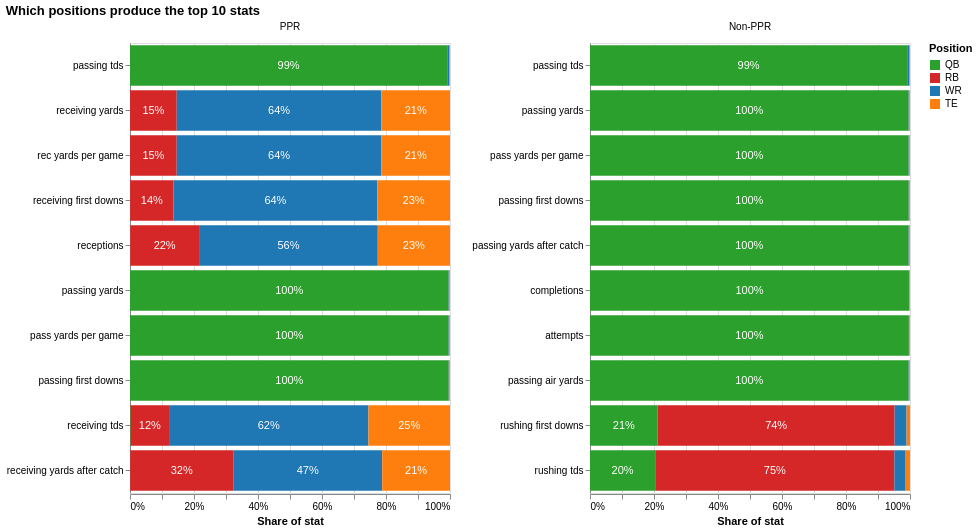

Notebook cell for this chart:
### Markdown cell above
### Which posistions do these statics belong to?

Scoring format clearly changes which positions matter most. 

Football fans may already know which positions produce these stats, but several positions often contribute to the same category, so the chart below shows how each stat's total is split by position.

### Code cell
target = "avg_fantasy_points"
positions = ["QB", "RB", "WR", "TE"]

frames = []
for fmt, df in [("PPR", all_ppr), ("Non-PPR", all_nonppr)]:
    nums = df.select_dtypes("number").drop(columns=[target, "fantasy_points"])
    corr = nums.corrwith(df[target])
    top10 = corr.abs().nlargest(10).index

    # how much of each stat comes from each position
    totals = df.groupby("position")[list(top10)].sum().clip(lower=0).reindex(positions).fillna(0)
    shares = (totals / totals.sum()).stack().reset_index()
    shares.columns = ["position", "stat", "share"]

    shares["format"] = fmt
    shares["corr"] = shares["stat"].map(corr)
    frames.append(shares)

owners = pd.concat(frames)
owners["end"] = owners.groupby(["format", "stat"])["share"].cumsum()
owners["start"] = owners["end"] - owners["share"]
owners["mid"] = (owners["start"] + owners["end"]) / 2

y = alt.Y("stat:N", title=None, sort=alt.EncodingSortField("corr", op="max", order="descending"))

bars = alt.Chart().mark_bar().encode(
    x=alt.X("start:Q", title="Share of stat", axis=alt.Axis(format="%")),
    x2="end:Q",
    y=y,
    color=alt.Color("position:N", scale=viz.POSITION_COLOR_SCALE, title="Position"),
    tooltip=["format", "stat", "position", "share", "corr"],
)

# only label segments wide enough to fit the text
labels = alt.Chart().mark_text(color="white").encode(
    x="mid:Q", y=y, text=alt.Text("share:Q", format=".0%"),
).transform_filter("datum.share > 0.06")

chart = alt.layer(bars, labels, data=owners).properties(width=320, height=450)
chart = chart.facet(column=alt.Column("format:N", title=None, sort=["PPR", "Non-PPR"]))
chart = chart.resolve_scale(y="independent").properties(title="Which positions produce the top 10 stats")
chart.configure_axis(labelExpr="replace(datum.label, /_/g, ' ')")

### Figure 1 — Vega-Lite specification as saved in the notebook (floating-point values rounded to 4 significant figures)
{"config": {"view": {"continuousWidth": 300, "continuousHeight": 300}, "axis": {"labelExpr": "replace(datum.label, /_/g, ' ')"}}, "data": {"name": "data-909dcfa8aa6501f8bb768f5ed22f6fa1"}, "facet": {"column": {"field": "format", "sort": ["PPR", "Non-PPR"], "title": null, "type": "nominal"}}, "spec": {"layer": [{"mark": {"type": "bar"}, "encoding": {"color": {"field": "position", "scale": {"domain": ["QB", "RB", "WR", "TE"], "range": ["#2ca02c", "#d62728", "#1f77b4", "#ff7f0e"]}, "title": "Position", "type": "nominal"}, "tooltip": [{"field": "format", "type": "nominal"}, {"field": "stat", "type": "nominal"}, {"field": "position", "type": "nominal"}, {"field": "share", "type": "quantitative"}, {"field": "corr", "type": "quantitative"}], "x": {"axis": {"format": "%"}, "field": "start", "title": "Share of stat", "type": "quantitative"}, "x2": {"field": "end"}, "y": {"field": "stat", "sort": {"field": "corr", "op": "max", "order": "descending"}, "title": null, "type": "nominal"}}}, {"mark": {"type": "text", "color": "white"}, "encoding": {"text": {"field": "share", "format": ".0%", "type": "quantitative"}, "x": {"field": "mid", "type": "quantitative"}, "y": {"field": "stat", "sort": {"field": "corr", "op": "max", "order": "descending"}, "title": null, "type": "nominal"}}, "transform": [{"filter": "datum.share > 0.06"}]}], "height": 450, "width": 320}, "resolve": {"scale": {"y": "independent"}}, "title": "Which positions produce the top 10 stats", "$schema": "https://vega.github.io/schema/vega-lite/v6.4.1.json", "datasets": {"data-909dcfa8aa6501f8bb768f5ed22f6fa1": [{"position": "QB", "stat": "passing_tds", "share": 0.9909, "format": "PPR", "corr": 0.5161, "end": 0.9909, "start": 0.0, "mid": 0.4954}, {"position": "QB", "stat": "receiving_yards", "share": 0.0001998, "format": "PPR", "corr": 0.5, "end": 0.0001998, "start": 0.0, "mid": 9.991e-05}, {"position": "QB", "stat": "rec_yards_per_game", "share": 0.0001998, "format": "PPR", "corr": 0.5, "end": 0.0001998, "start": 0.0, "mid": 9.991e-05}, {"position": "QB", "stat": "receiving_first_downs", "share": 0.000471, "format": "PPR", "corr": 0.4741, "end": 0.000471, "start": 0.0, "mid": 0.0002355}, {"position": "QB", "stat": "receptions", "share": 0.000695, "format": "PPR", "corr": 0.4659, "end": 0.000695, "start": 0.0, "mid": 0.0003475}, {"position": "QB", "stat": "passing_yards", "share": 0.9956, "format": "PPR", "corr": 0.4595, "end": 0.9956, "start": 0.0, "mid": 0.4978}, {"position": "QB", "stat": "pass_yards_per_game", "share": 0.9956, "format": "PPR", "corr": 0.4595, "end": 0.9956, "start": 0.0, "mid": 0.4978}, {"position": "QB", "stat": "passing_first_downs", "share": 0.9958, "format": "PPR", "corr": 0.4576, "end": 0.9958, "start": 0.0, "mid": 0.4979}, {"position": "QB", "stat": "receiving_tds", "share": 0.002024, "format": "PPR", "corr": 0.4504, "end": 0.002024, "start": 0.0, "mid": 0.001012}, {"position": "QB", "stat": "receiving_yards_after_catch", "share": 0.0006591, "format": "PPR", "corr": 0.4432, "end": 0.0006591, "start": 0.0, "mid": 0.0003296}, {"position": "RB", "stat": "passing_tds", "share": 0.002144, "format": "PPR", "corr": 0.5161, "end": 0.993, "start": 0.9909, "mid": 0.9919}, {"position": "RB", "stat": "receiving_yards", "share": 0.1458, "format": "PPR", "corr": 0.5, "end": 0.146, "start": 0.0001998, "mid": 0.07311}, {"position": "RB", "stat": "rec_yards_per_game", "share": 0.1458, "format": "PPR", "corr": 0.5, "end": 0.146, "start": 0.0001998, "mid": 0.07311}, {"position": "RB", "stat": "receiving_first_downs", "share": 0.1356, "format": "PPR", "corr": 0.4741, "end": 0.136, "start": 0.000471, "mid": 0.06825}, {"position": "RB", "stat": "receptions", "share": 0.2151, "format": "PPR", "corr": 0.4659, "end": 0.2158, "start": 0.000695, "mid": 0.1083}, {"position": "RB", "stat": "passing_yards", "share": 0.0002837, "format": "PPR", "corr": 0.4595, "end": 0.9959, "start": 0.9956, "mid": 0.9957}, {"position": "RB", "stat": "pass_yards_per_game", "share": 0.0002837, "format": "PPR", "corr": 0.4595, "end": 0.9959, "start": 0.9956, "mid": 0.9957}, {"position": "RB", "stat": "passing_first_downs", "share": 0.000412, "format": "PPR", "corr": 0.4576, "end": 0.9962, "start": 0.9958, "mid": 0.996}, {"position": "RB", "stat": "receiving_tds", "share": 0.12, "format": "PPR", "corr": 0.4504, "end": 0.122, "start": 0.002024, "mid": 0.06203}, {"position": "RB", "stat": "receiving_yards_after_catch", "share": 0.322, "format": "PPR", "corr": 0.4432, "end": 0.3227, "start": 0.0006591, "mid": 0.1617}, {"position": "WR", "stat": "passing_tds", "share": 0.005147, "format": "PPR", "corr": 0.5161, "end": 0.9981, "start": 0.993, "mid": 0.9956}, {"position": "WR", "stat": "receiving_yards", "share": 0.6394, "format": "PPR", "corr": 0.5, "end": 0.7855, "start": 0.146, "mid": 0.4657}, {"position": "WR", "stat": "rec_yards_per_game", "share": 0.6394, "format": "PPR", "corr": 0.5, "end": 0.7855, "start": 0.146, "mid": 0.4657}, {"position": "WR", "stat": "receiving_first_downs", "share": 0.6367, "format": "PPR", "corr": 0.4741, "end": 0.7727, "start": 0.136, "mid": 0.4544}, {"position": "WR", "stat": "receptions", "share": 0.5584, "format": "PPR", "corr": 0.4659, "end": 0.7743, "start": 0.2158, "mid": 0.495}, {"position": "WR", "stat": "passing_yards", "share": 0.001837, "format": "PPR", "corr": 0.4595, "end": 0.9977, "start": 0.9959, "mid": 0.9968}, {"position": "WR", "stat": "pass_yards_per_game", "share": 0.001837, "format": "PPR", "corr": 0.4595, "end": 0.9977, "start": 0.9959, "mid": 0.9968}, {"position": "WR", "stat": "passing_first_downs", "share": 0.001573, "format": "PPR", "corr": 0.4576, "end": 0.9978, "start": 0.9962, "mid": 0.997}, {"position": "WR", "stat": "receiving_tds", "share": 0.623, "format": "PPR", "corr": 0.4504, "end": 0.7451, "start": 0.122, "mid": 0.4336}, {"position": "WR", "stat": "receiving_yards_after_catch", "share": 0.4654, "format": "PPR", "corr": 0.4432, "end": 0.788, "start": 0.3227, "mid": 0.5553}, {"position": "TE", "stat": "passing_tds", "share": 0.001858, "format": "PPR", "corr": 0.5161, "end": 1.0, "start": 0.9981, "mid": 0.9991}, {"position": "TE", "stat": "receiving_yards", "share": 0.2145, "format": "PPR", "corr": 0.5, "end": 1.0, "start": 0.7855, "mid": 0.8927}, {"position": "TE", "stat": "rec_yards_per_game", "share": 0.2145, "format": "PPR", "corr": 0.5, "end": 1.0, "start": 0.7855, "mid": 0.8927}, {"position": "TE", "stat": "receiving_first_downs", "share": 0.2273, "format": "PPR", "corr": 0.4741, "end": 1.0, "start": 0.7727, "mid": 0.8863}, {"position": "TE", "stat": "receptions", "share": 0.2257, "format": "PPR", "corr": 0.4659, "end": 1.0, "start": 0.7743, "mid": 0.8871}, {"position": "TE", "stat": "passing_yards", "share": 0.002281, "format": "PPR", "corr": 0.4595, "end": 1.0, "start": 0.9977, "mid": 0.9989}, {"position": "TE", "stat": "pass_yards_per_game", "share": 0.002281, "format": "PPR", "corr": 0.4595, "end": 1.0, "start": 0.9977, "mid": 0.9989}, {"position": "TE", "stat": "passing_first_downs", "share": 0.002191, "format": "PPR", "corr": 0.4576, "end": 1.0, "start": 0.9978, "mid": 0.9989}, {"position": "TE", "stat": "receiving_tds", "share": 0.2549, "format": "PPR", "corr": 0.4504, "end": 1.0, "start": 0.7451, "mid": 0.8725}, {"position": "TE", "stat": "receiving_yards_after_catch", "share": 0.212, "format": "PPR", "corr": 0.4432, "end": 1.0, "start": 0.788, "mid": 0.894}, {"position": "QB", "stat": "passing_tds", "share": 0.9909, "format": "Non-PPR", "corr": 0.6445, "end": 0.9909, "start": 0.0, "mid": 0.4954}, {"position": "QB", "stat": "passing_yards", "share": 0.9956, "format": "Non-PPR", "corr": 0.5998, "end": 0.9956, "start": 0.0, "mid": 0.4978}, {"position": "QB", "stat": "pass_yards_per_game", "share": 0.9956, "format": "Non-PPR", "corr": 0.5998, "end": 0.9956, "start": 0.0, "mid": 0.4978}, {"position": "QB", "stat": "passing_first_downs", "share": 0.9958, "format": "Non-PPR", "corr": 0.5967, "end": 0.9958, "start": 0.0, "mid": 0.4979}, {"position": "QB", "stat": "passing_yards_after_catch", "share": 0.9956, "format": "Non-PPR", "corr": 0.572, "end": 0.9956, "start": 0.0, "mid": 0.4978}, {"position": "QB", "stat": "completions", "share": 0.9967, "format": "Non-PPR", "corr": 0.5698, "end": 0.9967, "start": 0.0, "mid": 0.4984}, {"position": "QB", "stat": "attempts", "share": 0.9964, "format": "Non-PPR", "corr": 0.5512, "end": 0.9964, "start": 0.0, "mid": 0.4982}, {"position": "QB", "stat": "passing_air_yards", "share": 0.9956, "format": "Non-PPR", "corr": 0.5471, "end": 0.9956, "start": 0.0, "mid": 0.4978}, {"position": "QB", "stat": "rushing_first_downs", "share": 0.2115, "format": "Non-PPR", "corr": 0.464, "end": 0.2115, "start": 0.0, "mid": 0.1058}, {"position": "QB", "stat": "rushing_tds", "share": 0.2039, "format": "Non-PPR", "corr": 0.4449, "end": 0.2039, "start": 0.0, "mid": 0.1019}, {"position": "RB", "stat": "passing_tds", "share": 0.002144, "format": "Non-PPR", "corr": 0.6445, "end": 0.993, "start": 0.9909, "mid": 0.9919}, {"position": "RB", "stat": "passing_yards", "share": 0.0002837, "format": "Non-PPR", "corr": 0.5998, "end": 0.9959, "start": 0.9956, "mid": 0.9957}, {"position": "RB", "stat": "pass_yards_per_game", "share": 0.0002837, "format": "Non-PPR", "corr": 0.5998, "end": 0.9959, "start": 0.9956, "mid": 0.9957}, {"position": "RB", "stat": "passing_first_downs", "share": 0.000412, "format": "Non-PPR", "corr": 0.5967, "end": 0.9962, "start": 0.9958, "mid": 0.996}, {"position": "RB", "stat": "passing_yards_after_catch", "share": 0.0004136, "format": "Non-PPR", "corr": 0.572, "end": 0.996, "start": 0.9956, "mid": 0.9958}, {"position": "RB", "stat": "completions", "share": 0.00029, "format": "Non-PPR", "corr": 0.5698, "end": 0.997, "start": 0.9967, "mid": 0.9969}, {"position": "RB", "stat": "attempts", "share": 0.0003225, "format": "Non-PPR", "corr": 0.5512, "end": 0.9967, "start": 0.9964, "mid": 0.9966}, {"position": "RB", "stat": "passing_air_yards", "share": 0.0002524, "format": "Non-PPR", "corr": 0.5471, "end": 0.9959, "start": 0.9956, "mid": 0.9957}, {"position": "RB", "stat": "rushing_first_downs", "share": 0.7403, "format": "Non-PPR", "corr": 0.464, "end": 0.9518, "start": 0.2115, "mid": 0.5817}, {"position": "RB", "stat": "rushing_tds", "share": 0.7473, "format": "Non-PPR", "corr": 0.4449, "end": 0.9511, "start": 0.2039, "mid": 0.5775}, {"position": "WR", "stat": "passing_tds", "share": 0.005147, "format": "Non-PPR", "corr": 0.6445, "end": 0.9981, "start": 0.993, "mid": 0.9956}, {"position": "WR", "stat": "passing_yards", "share": 0.001837, "format": "Non-PPR", "corr": 0.5998, "end": 0.9977, "start": 0.9959, "mid": 0.9968}, {"position": "WR", "stat": "pass_yards_per_game", "share": 0.001837, "format": "Non-PPR", "corr": 0.5998, "end": 0.9977, "start": 0.9959, "mid": 0.9968}, {"position": "WR", "stat": "passing_first_downs", "share": 0.001573, "format": "Non-PPR", "corr": 0.5967, "end": 0.9978, "start": 0.9962, "mid": 0.997}, {"position": "WR", "stat": "passing_yards_after_catch", "share": 0.001962, "format": "Non-PPR", "corr": 0.572, "end": 0.9979, "start": 0.996, "mid": 0.997}, {"position": "WR", "stat": "completions", "share": 0.0009799, "format": "Non-PPR", "corr": 0.5698, "end": 0.998, "start": 0.997, "mid": 0.9975}, {"position": "WR", "stat": "attempts", "share": 0.0012, "format": "Non-PPR", "corr": 0.5512, "end": 0.9979, "start": 0.9967, "mid": 0.9973}, {"position": "WR", "stat": "passing_air_yards", "share": 0.001944, "format": "Non-PPR", "corr": 0.5471, "end": 0.9978, "start": 0.9959, "mid": 0.9968}, {"position": "WR", "stat": "rushing_first_downs", "share": 0.03753, "format": "Non-PPR", "corr": 0.464, "end": 0.9893, "start": 0.9518, "mid": 0.9706}, {"position": "WR", "stat": "rushing_tds", "share": 0.03529, "format": "Non-PPR", "corr": 0.4449, "end": 0.9864, "start": 0.9511, "mid": 0.9688}, {"position": "TE", "stat": "passing_tds", "share": 0.001858, "format": "Non-PPR", "corr": 0.6445, "end": 1.0, "start": 0.9981, "mid": 0.9991}, {"position": "TE", "stat": "passing_yards", "share": 0.002281, "format": "Non-PPR", "corr": 0.5998, "end": 1.0, "start": 0.9977, "mid": 0.9989}, {"position": "TE", "stat": "pass_yards_per_game", "share": 0.002281, "format": "Non-PPR", "corr": 0.5998, "end": 1.0, "start": 0.9977, "mid": 0.9989}, {"position": "TE", "stat": "passing_first_downs", "share": 0.002191, "format": "Non-PPR", "corr": 0.5967, "end": 1.0, "start": 0.9978, "mid": 0.9989}, {"position": "TE", "stat": "passing_yards_after_catch", "share": 0.002056, "format": "Non-PPR", "corr": 0.572, "end": 1.0, "start": 0.9979, "mid": 0.999}, {"position": "TE", "stat": "completions", "share": 0.002, "format": "Non-PPR", "corr": 0.5698, "end": 1.0, "start": 0.998, "mid": 0.999}, {"position": "TE", "stat": "attempts", "share": 0.002071, "format": "Non-PPR", "corr": 0.5512, "end": 1.0, "start": 0.9979, "mid": 0.999}, {"position": "TE", "stat": "passing_air_yards", "share": 0.002198, "format": "Non-PPR", "corr": 0.5471, "end": 1.0, "start": 0.9978, "mid": 0.9989}, {"position": "TE", "stat": "rushing_first_downs", "share": 0.01066, "format": "Non-PPR", "corr": 0.464, "end": 1.0, "start": 0.9893, "mid": 0.9947}, {"position": "TE", "stat": "rushing_tds", "share": 0.01359, "format": "Non-PPR", "corr": 0.4449, "end": 1.0, "start": 0.9864, "mid": 0.9932}]}}
